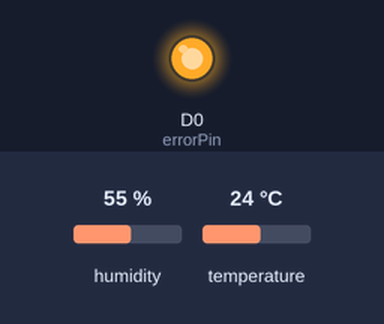
This sketch was run on a simulated ESP8266 (NodeMCU). On the bench: output pins drawn as LEDs (lit = HIGH). The inputs (shaded band) are chosen by the test bench; at power-on: humidity 55 %, temperature 24 °C. WiFi joins after 1.5 s; servers stay silent unless stated; a WiFi scan finds three made-up networks; uploads are accepted with an empty reply; what the sketch prints to the serial monitor is not drawn.

Above: at 0.1 s.
At 1.5 s:
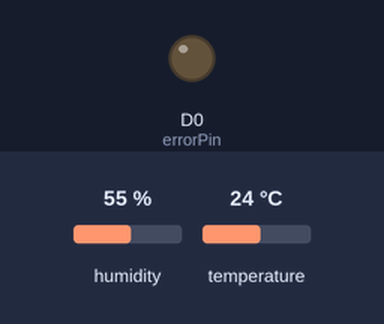
Timing chart, 0 to 3.0 s (numbered marks = the images above):
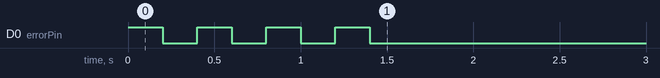

The sketch:

Tweetumidade.ino
```cpp
#include <DHT.h>
#include <ESP8266WiFi.h>

#define errorPin 16
#define DHTPIN D3
#define DHTTYPE DHT22


DHT dht(DHTPIN, DHTTYPE);


const int sleep_time = 20;
WiFiClient client;


const char* ssid = "ssid";
const char* password = "pass";

void setup()
{
  pinMode(errorPin, OUTPUT);
  for (int i = 0; i < 4; i++)
  {
    digitalWrite(errorPin , HIGH);
    delay(200);
    digitalWrite(errorPin , LOW);
    delay(200);
  }


  Serial.begin(115200);

  dht.begin();

  Serial.println();
  Serial.println();
  Serial.print("Connecting to ");
  Serial.println(ssid);


  int n = WiFi.scanNetworks();

  Serial.println("scan done");
  if (n == 0)
  {
    Serial.println("no networks found");
    Serial.println("Going into sleep");
  }

  WiFi.begin(ssid, password);

  Serial.println("");
  Serial.println("Wi-Fi connected");
}
float temp;
float hum;


char server[] = {"192.168.124.153"};
int port = 1880;

unsigned long lastConnectionTime = 0;
const unsigned long postingInterval = 10L * 1000L;

void transmitSensorData()
{
  while (client.available())
  {
    char c = client.read();
    Serial.write(c);
  }

  if (millis() - lastConnectionTime > postingInterval)
  {
    client.stop();

    String requestData = "requestVar=" + String(hum);

    Serial.println("[INFO] Connecting to Server");

    if (client.connect(server, port))
    {
      Serial.println("[INFO] Server Connected - HTTP GET Started");

      client.println("GET /tweetumidade?" + requestData + " HTTP/1.1");
      client.println("Host: " + String(server));
      client.println("Connection: close");
      client.println();

      lastConnectionTime = millis();

      Serial.println("[INFO] HTTP GET Completed");
    }
    else
    {
      // Connection to server:port failed
      Serial.println("[ERROR] Connection Failed");
    }
  }

  Serial.println("-----------------------------------------------");
}

void loop()
{

  temp = dht.readTemperature(); //true retorna valor em celsius
  hum = dht.readHumidity();

  delay(sleep_time * 1000);

  transmitSensorData();

  delay(6000);
}
```
